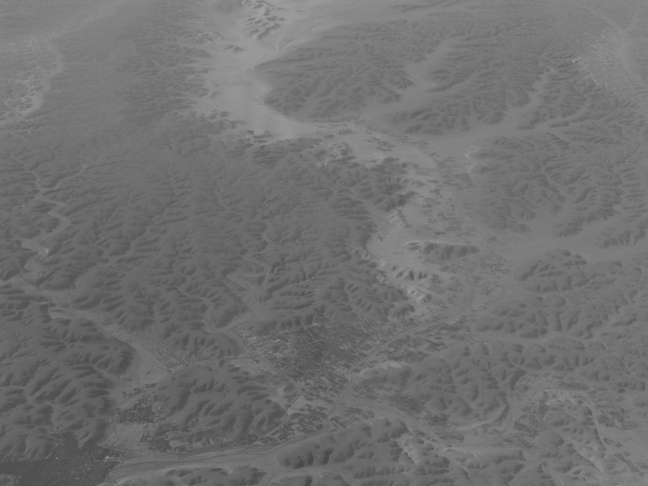
#> input picture test/niger.bmp, 648 x 486 px
$ python test33.py
#> lines starting #> are read from the running program, lines starting #| are printed output that depends on the picture
# -*- coding: utf-8 -*-
"""
Created on Sat Oct  9 05:44:53 2021

@author: Umeshika
"""
#import the libraries
from datetime import datetime
import numpy as np
import cv2
from skimage.io import imread
import matplotlib.pyplot as plt

#The variable is create to get the starting time when the code is run
starttime=datetime.now()
img = imread('niger.bmp') #load the image
#> img is the input picture: shape (486, 648); min 71, max 165, mean 113
def histogram(imagehis,title1,ylim):
#> called with title1 = 'HIstogram for Niger River Image', ylim = 12000
            plt.hist(imagehis.ravel(),bins=np.arange(255))
            plt.ylim([0,ylim])
            plt.xlim([-2,260])
            plt.title(title1)
            plt.xlabel("Pixels Intesity")
            plt.ylabel("Pixels Intesity Count")
            plt.show()
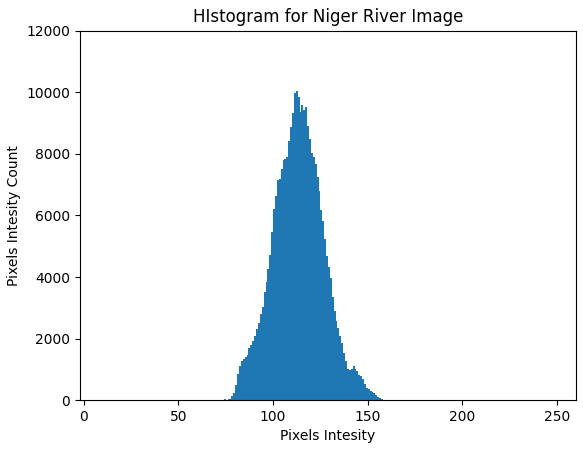
#> figure drawn by matplotlib, 1 panel; tallest bar 10043 high, from x = 112 to 113
#plot histogram
histogram(img,'HIstogram for Niger River Image',12000)
#%%
# Read the image
img2 = cv2.imread('niger.bmp',0)
#define function to plot figures
def image(imageplot,title1,grid="on"):
 plt.figure()
 plt.title(title1)
 plt.imshow(imageplot)

# stretched image Creates with zeros array to store
r_min_max= np.zeros((img2.shape[0],img2.shape[1]),dtype = 'uint8')

# apply Min-Max formulae using Loop over the image
for i in range(img2.shape[0]):
    for j in range(img2.shape[1]):
        r_min_max[i,j] = 255*(img2[i,j]-np.min(img2))/(np.max(img2)-np.min(img2))
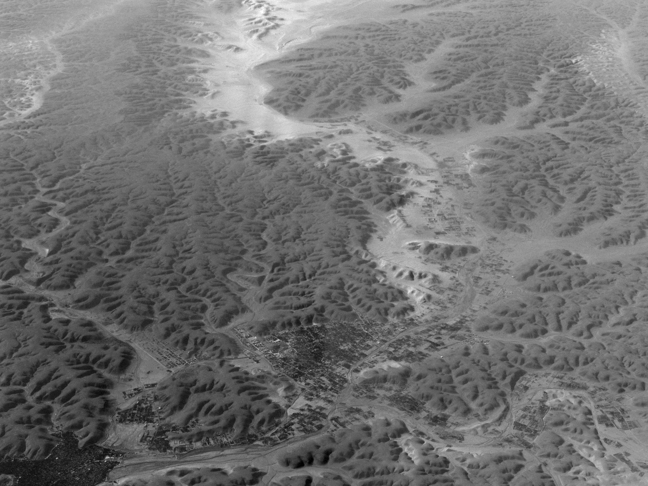
#> r_min_max: shape (486, 648); min 0, max 255, mean 113.4

# plot the Contrast stretched image
image(r_min_max,'The Contrast Stretched Niger River Image')
cv2.imshow('The Contrast Stretched Niger River Image',r_min_max)
#save the image
cv2.imwrite('The Contrast Stretched Niger River Image.png', r_min_max)

cv2.waitKey(0)


#%%
img3 = imread('The Contrast Stretched Niger River Image.png') #load the image
histogram(img3,'HIstogram for Niger River Image',12000)
#> call 2 of histogram, with title1 = 'HIstogram for Niger River Image', ylim = 12000
#> in histogram (call 2), `plt.show()`:
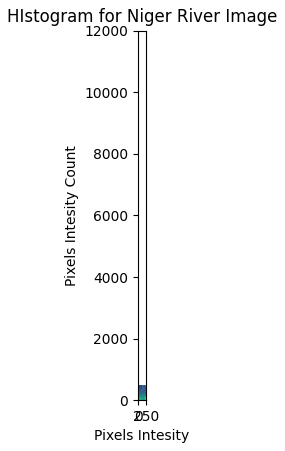
#> figure drawn by matplotlib, 1 panel
"""The code executing time is calculated using
 difference of the start time and end time"""
print (datetime.now()-starttime)
